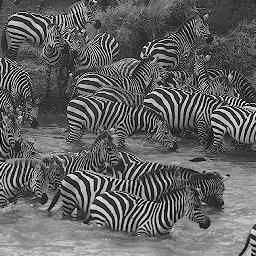
#> input picture hands_on_2/zebras.jpg, 256 x 256 px
$ python DFT_DCT.py
#> lines starting #> are read from the running program, lines starting #| are printed output that depends on the picture
import cv2
import matplotlib.pyplot as plt
import numpy as np


img = cv2.imread('zebras.jpg', 0)
#> img is the input picture: shape (256, 256); min 0, max 255, mean 98.6
plt.imshow(img)
imf = np.float32(img)/255.0
dft_img=np.fft.fft2(img)
fshift = np.fft.fftshift(imf)
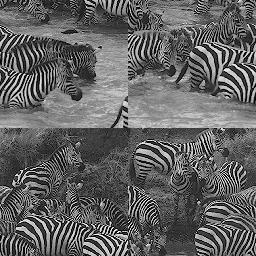
#> fshift: shape (256, 256) float32; min 0, max 1, mean 0.387


# Code for taking DFT
for L in range(200,10,-10):
    dft_img = np.fft.fft2(img)
    for i in range(L,255-L+1):
        for j in range(L,255-L+1):
            dft_img[i][j]=0
    fshift = np.fft.fftshift(dft_img)
    f_ishift = np.fft.ifftshift(fshift)
    img_return = np.fft.ifft2(f_ishift)
    img_back = np.abs(img_return)
#> (the run stopped early here; a loop or call above may not have finished)
